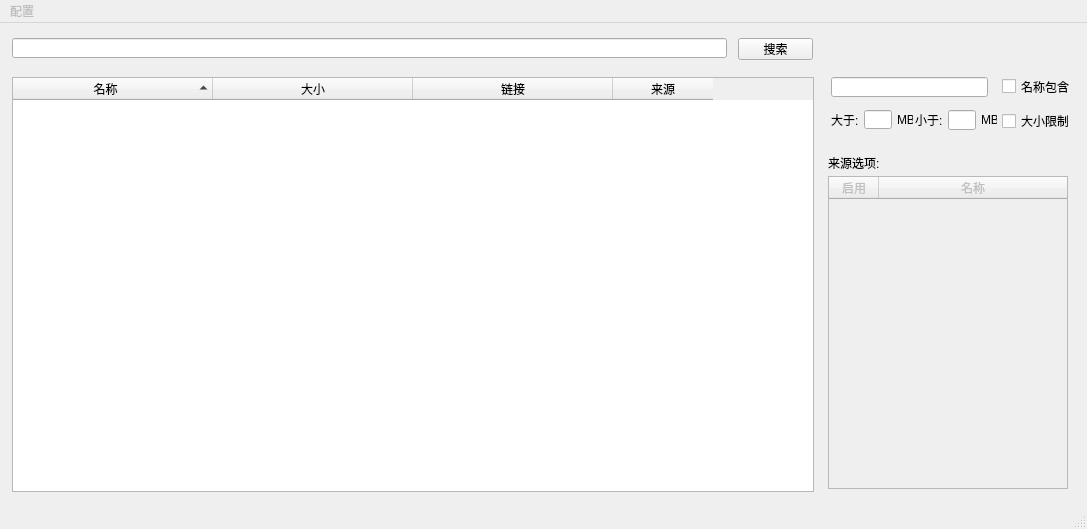
<?xml version="1.0" encoding="UTF-8"?>
<ui version="4.0">
 <class>MainWindow</class>
 <widget class="QMainWindow" name="MainWindow">
  <property name="geometry">
   <rect>
    <x>0</x>
    <y>0</y>
    <width>1087</width>
    <height>529</height>
   </rect>
  </property>
  <property name="sizePolicy">
   <sizepolicy hsizetype="Fixed" vsizetype="Fixed">
    <horstretch>0</horstretch>
    <verstretch>0</verstretch>
   </sizepolicy>
  </property>
  <property name="minimumSize">
   <size>
    <width>1087</width>
    <height>529</height>
   </size>
  </property>
  <property name="maximumSize">
   <size>
    <width>1087</width>
    <height>529</height>
   </size>
  </property>
  <property name="windowTitle">
   <string>MagSearch</string>
  </property>
  <property name="windowIcon">
   <iconset resource="source.qrc">
    <normaloff>:/logo/logo.ico</normaloff>:/logo/logo.ico</iconset>
  </property>
  <property name="tabShape">
   <enum>QTabWidget::Rounded</enum>
  </property>
  <widget class="QWidget" name="centralwidget">
   <widget class="QLineEdit" name="input_lineedit">
    <property name="geometry">
     <rect>
      <x>12</x>
      <y>15</y>
      <width>715</width>
      <height>20</height>
     </rect>
    </property>
    <property name="contextMenuPolicy">
     <enum>Qt::DefaultContextMenu</enum>
    </property>
   </widget>
   <widget class="QPushButton" name="search_pushbutton">
    <property name="geometry">
     <rect>
      <x>738</x>
      <y>15</y>
      <width>75</width>
      <height>22</height>
     </rect>
    </property>
    <property name="text">
     <string>搜索</string>
    </property>
   </widget>
   <widget class="QTreeWidget" name="result_treewidget">
    <property name="geometry">
     <rect>
      <x>12</x>
      <y>54</y>
      <width>802</width>
      <height>415</height>
     </rect>
    </property>
    <property name="sizePolicy">
     <sizepolicy hsizetype="Fixed" vsizetype="Fixed">
      <horstretch>0</horstretch>
      <verstretch>0</verstretch>
     </sizepolicy>
    </property>
    <property name="contextMenuPolicy">
     <enum>Qt::CustomContextMenu</enum>
    </property>
    <attribute name="headerVisible">
     <bool>true</bool>
    </attribute>
    <attribute name="headerCascadingSectionResizes">
     <bool>false</bool>
    </attribute>
    <attribute name="headerDefaultSectionSize">
     <number>200</number>
    </attribute>
    <attribute name="headerHighlightSections">
     <bool>true</bool>
    </attribute>
    <attribute name="headerShowSortIndicator" stdset="0">
     <bool>true</bool>
    </attribute>
    <attribute name="headerStretchLastSection">
     <bool>false</bool>
    </attribute>
    <column>
     <property name="text">
      <string>名称</string>
     </property>
     <property name="textAlignment">
      <set>AlignHCenter|AlignVCenter|AlignCenter</set>
     </property>
    </column>
    <column>
     <property name="text">
      <string>大小</string>
     </property>
     <property name="textAlignment">
      <set>AlignHCenter|AlignVCenter|AlignCenter</set>
     </property>
    </column>
    <column>
     <property name="text">
      <string>链接</string>
     </property>
     <property name="textAlignment">
      <set>AlignHCenter|AlignVCenter|AlignCenter</set>
     </property>
    </column>
    <column>
     <property name="text">
      <string>来源</string>
     </property>
     <property name="textAlignment">
      <set>AlignHCenter|AlignVCenter|AlignCenter</set>
     </property>
    </column>
   </widget>
   <widget class="QLineEdit" name="filter_lineedit">
    <property name="geometry">
     <rect>
      <x>831</x>
      <y>54</y>
      <width>157</width>
      <height>20</height>
     </rect>
    </property>
   </widget>
   <widget class="QCheckBox" name="use_filter_checkbox">
    <property name="geometry">
     <rect>
      <x>1002</x>
      <y>54</y>
      <width>70</width>
      <height>19</height>
     </rect>
    </property>
    <property name="text">
     <string>名称包含</string>
    </property>
   </widget>
   <widget class="QLineEdit" name="less_than_lineedit">
    <property name="geometry">
     <rect>
      <x>948</x>
      <y>87</y>
      <width>28</width>
      <height>20</height>
     </rect>
    </property>
   </widget>
   <widget class="QLineEdit" name="more_than_lineedit">
    <property name="geometry">
     <rect>
      <x>864</x>
      <y>87</y>
      <width>28</width>
      <height>19</height>
     </rect>
    </property>
   </widget>
   <widget class="QLabel" name="label">
    <property name="geometry">
     <rect>
      <x>831</x>
      <y>87</y>
      <width>34</width>
      <height>19</height>
     </rect>
    </property>
    <property name="text">
     <string>大于:</string>
    </property>
   </widget>
   <widget class="QLabel" name="label_2">
    <property name="geometry">
     <rect>
      <x>915</x>
      <y>87</y>
      <width>34</width>
      <height>19</height>
     </rect>
    </property>
    <property name="text">
     <string>小于:</string>
    </property>
   </widget>
   <widget class="QCheckBox" name="size_limit_checkbox">
    <property name="geometry">
     <rect>
      <x>1002</x>
      <y>87</y>
      <width>67</width>
      <height>22</height>
     </rect>
    </property>
    <property name="text">
     <string>大小限制</string>
    </property>
   </widget>
   <widget class="QTreeWidget" name="source_treewidget">
    <property name="enabled">
     <bool>false</bool>
    </property>
    <property name="geometry">
     <rect>
      <x>828</x>
      <y>153</y>
      <width>240</width>
      <height>313</height>
     </rect>
    </property>
    <property name="sizePolicy">
     <sizepolicy hsizetype="Fixed" vsizetype="Fixed">
      <horstretch>0</horstretch>
      <verstretch>0</verstretch>
     </sizepolicy>
    </property>
    <attribute name="headerDefaultSectionSize">
     <number>50</number>
    </attribute>
    <column>
     <property name="text">
      <string>启用</string>
     </property>
     <property name="textAlignment">
      <set>AlignHCenter|AlignVCenter|AlignCenter</set>
     </property>
    </column>
    <column>
     <property name="text">
      <string>名称</string>
     </property>
     <property name="textAlignment">
      <set>AlignHCenter|AlignVCenter|AlignCenter</set>
     </property>
    </column>
   </widget>
   <widget class="QLabel" name="label_3">
    <property name="geometry">
     <rect>
      <x>828</x>
      <y>132</y>
      <width>58</width>
      <height>16</height>
     </rect>
    </property>
    <property name="text">
     <string>来源选项:</string>
    </property>
   </widget>
   <widget class="QLabel" name="label_4">
    <property name="geometry">
     <rect>
      <x>897</x>
      <y>87</y>
      <width>16</width>
      <height>19</height>
     </rect>
    </property>
    <property name="text">
     <string>MB</string>
    </property>
   </widget>
   <widget class="QLabel" name="label_5">
    <property name="geometry">
     <rect>
      <x>981</x>
      <y>87</y>
      <width>16</width>
      <height>19</height>
     </rect>
    </property>
    <property name="text">
     <string>MB</string>
    </property>
   </widget>
  </widget>
  <widget class="QStatusBar" name="statusbar"/>
  <widget class="QMenuBar" name="menuBar">
   <property name="enabled">
    <bool>false</bool>
   </property>
   <property name="geometry">
    <rect>
     <x>0</x>
     <y>0</y>
     <width>1087</width>
     <height>23</height>
    </rect>
   </property>
   <widget class="QMenu" name="menu">
    <property name="title">
     <string>配置</string>
    </property>
    <addaction name="action"/>
    <addaction name="action_2"/>
   </widget>
   <addaction name="menu"/>
  </widget>
  <action name="action">
   <property name="text">
    <string>配置源</string>
   </property>
  </action>
  <action name="action_2">
   <property name="text">
    <string>导入配置</string>
   </property>
  </action>
 </widget>
 <resources>
  <include location="source.qrc"/>
 </resources>
 <connections/>
</ui>
